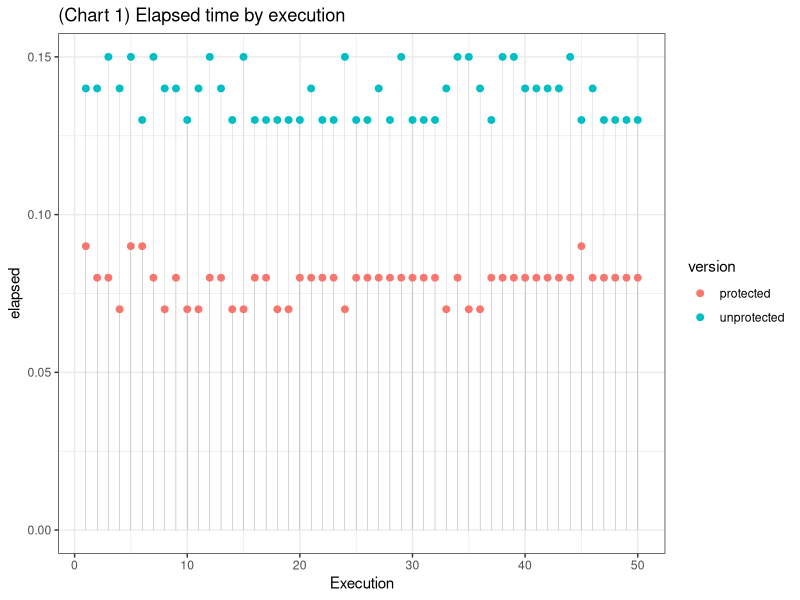
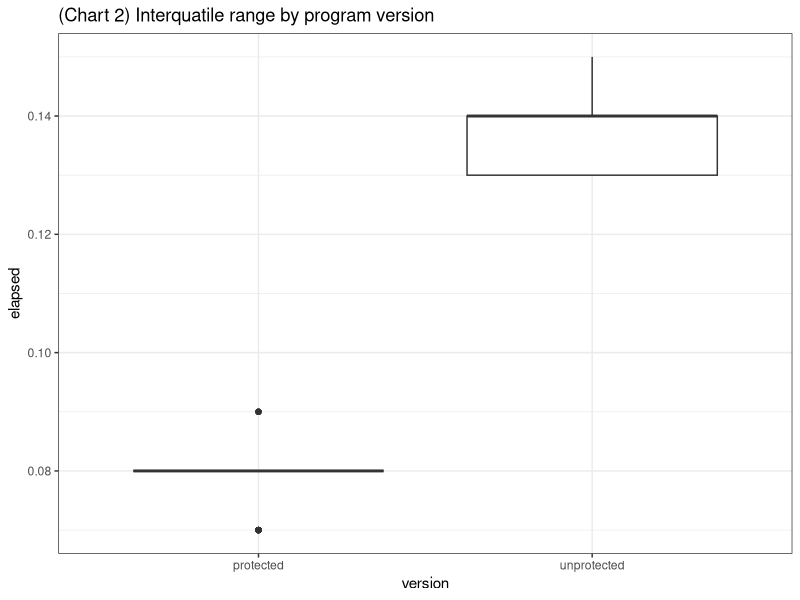
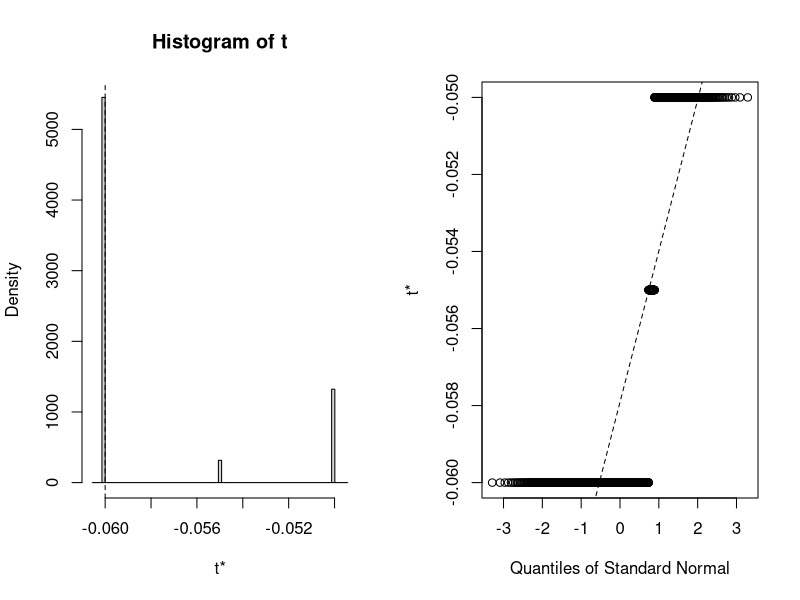
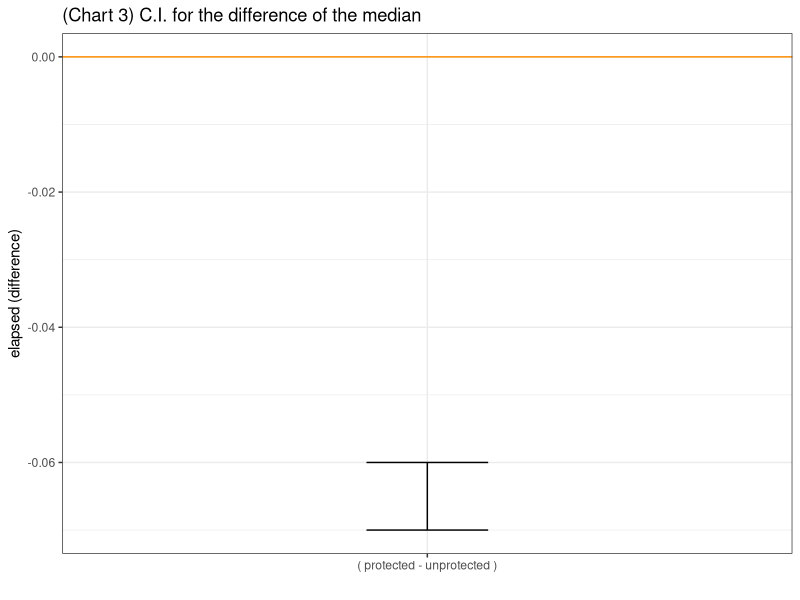
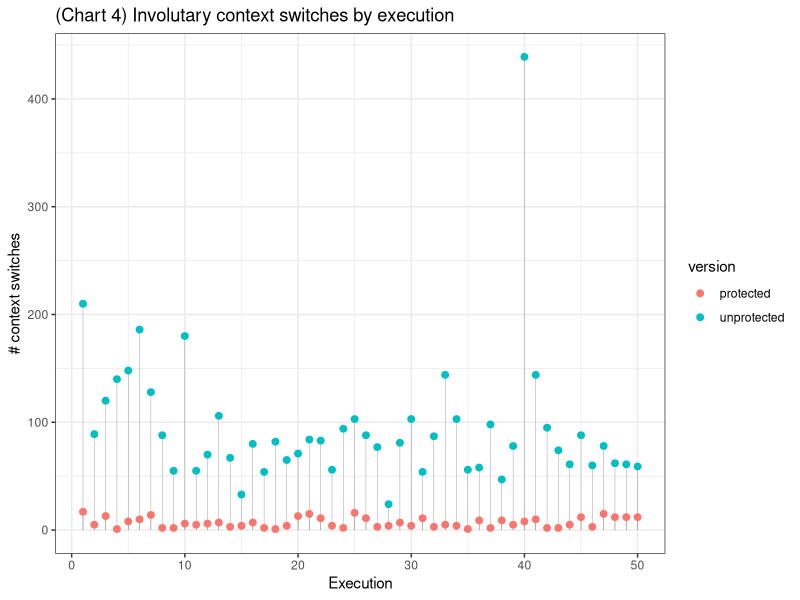
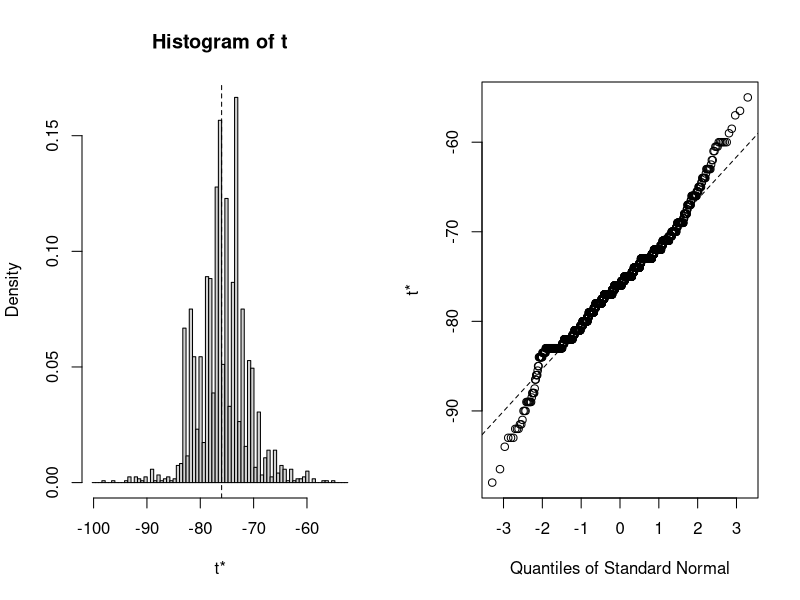
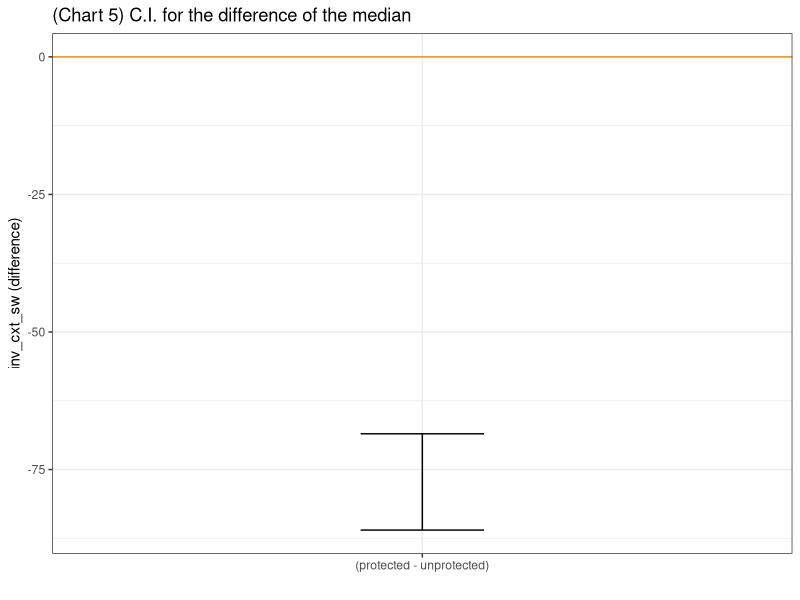
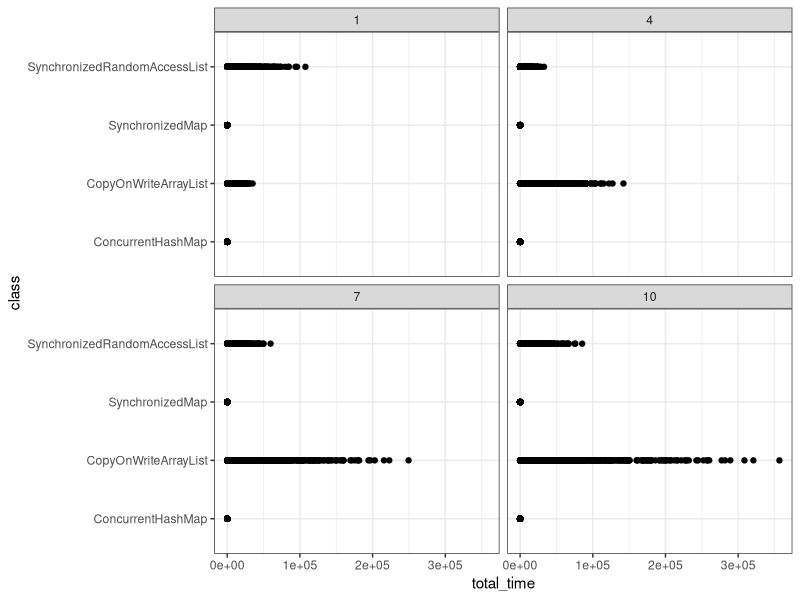

Write the R code that produced these figures, in order.
## ---- chunk 1
library(here)
library(boot)
library(readr)
library(dplyr)
library(ggplot2)
library(lubridate)

theme_set(theme_bw())
## ---- chunk 2
read_csv(here::here("output/perf_result.csv"),
         progress = F,
         col_types = cols(
           RSS = col_integer(),
           elapsed = col_character(),
           cpu.sys = col_double(),
           .user = col_double(),
           minor_pagefault = col_integer(),
           major_pagefault = col_integer(),
           inv_cxt_sw = col_integer(),
           vol_cxt_sw = col_integer(),
           version = col_character(),
           execution = col_integer())) %>% 
  mutate(elapsed = lubridate::ms(elapsed),
         version = as.factor(version)) %>% 
  mutate(elapsed = lubridate::second(elapsed)) -> perf_data 

perf_data %>%
  glimpse()
## ---- chunk 3
perf_data %>%
  ggplot(aes(execution,elapsed,color=version)) +
    geom_segment(aes(x = execution, y = 0,
                     xend = execution, yend = elapsed),
                 color = "grey50", size=0.06) +
  geom_point(size=2) +
  labs(x="Execution",title="(Chart 1) Elapsed time by execution")
## ---- chunk 4
perf_data %>%
  ggplot(aes(version,elapsed)) +
  geom_boxplot() +
  labs(title="(Chart 2) Interquatile range by program version")
## ---- chunk 5
my_theta <- function(x, i) {
    x %>% 
        slice(i) -> d
  
    d %>% 
      group_by(version) %>% 
      summarise(med = median(elapsed, na.rm = TRUE)) -> y
    
    med_diff = y[y$version == "protected",]$med - y[y$version == "unprotected",]$med
    
    return(med_diff)
}

med_diff.boot <- boot(data = perf_data, 
                 statistic = my_theta, 
                 R = 2000)

plot(med_diff.boot)
## ---- chunk 6
result_med_diff <- boot.ci(boot.out = med_diff.boot, 
        conf = 0.95, 
        type = "basic")

result_med_diff
## ---- chunk 7
X2.5 = c(result_med_diff$basic[4])
X97.5 = c(result_med_diff$basic[5])
elapsed.diff = data.frame(X2.5,X97.5)

elapsed.diff %>%
  ggplot(aes(x = "( protected - unprotected )",
             ymin = X2.5, ymax = X97.5)) +
  geom_errorbar(width = .2) +
  geom_hline(yintercept = 0, colour = "darkorange") +
  labs(x="", y="elapsed (difference)") +
    ggtitle("(Chart 3) C.I. for the difference of the median")
## ---- chunk 8
perf_data %>%
  ggplot(aes(execution,inv_cxt_sw,color=version)) +
    geom_segment(aes(x = execution, y = 0,
                     xend = execution, yend = inv_cxt_sw),
                 color = "grey50", size=0.12) +
  geom_point(size=2) +
  labs(x="Execution", y="# context switches",
       title="(Chart 4) Involutary context switches by execution")
## ---- chunk 9
my_theta <- function(x, i) {
    x %>% 
        slice(i) -> d
  
    d %>% 
      group_by(version) %>% 
      summarise(med = median(inv_cxt_sw, na.rm = TRUE)) -> y
    
    med_diff = y[y$version == "protected",]$med - y[y$version == "unprotected",]$med
    
    return(med_diff)
}

med_inv_sw.boot <- boot(data = perf_data, 
                 statistic = my_theta, 
                 R = 2000)

plot(med_inv_sw.boot)
## ---- chunk 10
result_med_inv_sw <- boot.ci(boot.out = med_inv_sw.boot, 
        conf = 0.95, 
        type = "basic")

result_med_inv_sw
## ---- chunk 11
X2.5 = c(result_med_inv_sw$basic[4])
X97.5 = c(result_med_inv_sw$basic[5])
inv_sw.diff = data.frame(X2.5,X97.5)

inv_sw.diff %>%
  ggplot(aes(x = "(protected - unprotected)",
             ymin = X2.5, ymax = X97.5)) +
  geom_errorbar(width = .2) +
  geom_hline(yintercept = 0, colour = "darkorange") +
  labs(x="", y="inv_cxt_sw (difference)") +
    ggtitle("(Chart 5) C.I. for the difference of the median")
## ---- chunk 12
read_csv(here::here("output/report.csv")) %>%
  mutate(total_time= total_time / 1000000) -> data

glimpse(data)
## ---- chunk 13
data %>%
  ggplot(aes(y = class, x = total_time)) +
  geom_point() +
  facet_wrap(~threads)
## ---- chunk 14
data %>%
  ggplot(aes(y = total_time, x = elements, group=elements)) +
  geom_boxplot() +
  facet_wrap(~class, scales = "free")
## ---- chunk 15
data %>%
  filter(class != 'CopyOnWriteArrayList') %>% 
  filter(class != 'SynchronizedRandomAccessList') %>% 
  ggplot(aes(y = class, x = total_time)) +
  geom_point() + facet_wrap(~write_level)
## ---- chunk 16
data %>%
  filter(class != 'ConcurrentHashMap') %>% 
  filter(class != 'SynchronizedMap') %>% 
  ggplot(aes(y = class, x = total_time)) +
  geom_point() + facet_wrap(~write_level)
## ---- chunk 17
data %>%
  filter(class != 'ConcurrentHashMap') %>% 
  filter(class != 'SynchronizedMap') %>% 
  ggplot(aes(x =threads, y = total_time)) +
  scale_x_continuous(breaks=seq(1, 10, 3)) +
  geom_point() +
  facet_wrap(~class)
## ---- chunk 18
data %>%
  filter(class != 'CopyOnWriteArrayList') %>% 
  filter(class != 'SynchronizedRandomAccessList') %>% 
  ggplot(aes(x =threads, y = total_time)) +
    scale_x_continuous(breaks=seq(1, 10, 3)) +
  geom_point() +
  facet_wrap(~class)
